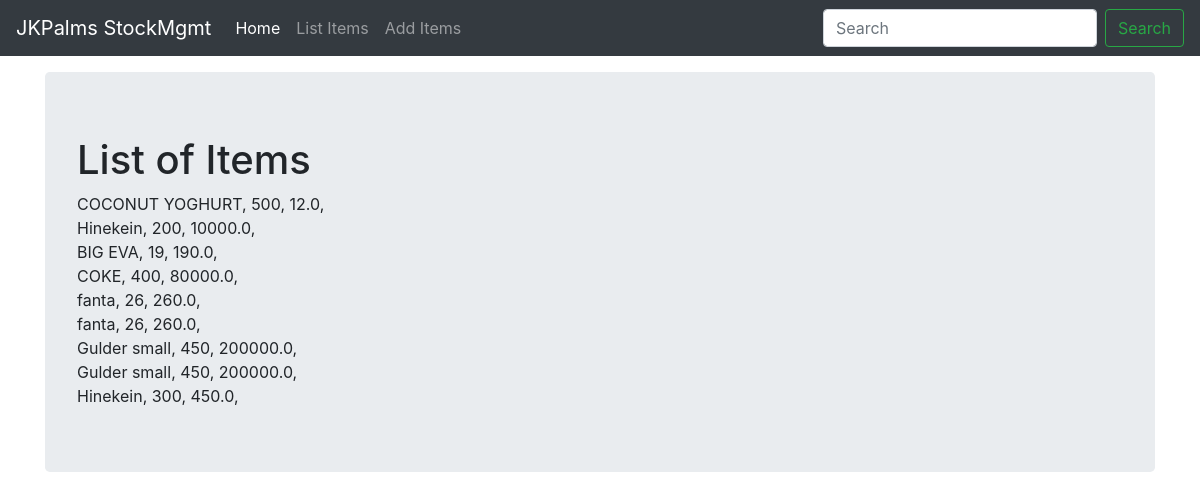
The app's page /list_items/ with its own data.
### stockmgmt/models.py (models this page shows, shortened)
class Stock(models.Model):
    category = models.CharField( default= 0,max_length=50, blank=False, null=False)
    item_name = models.CharField(max_length=50, blank=False, null=False)
    quantity = models.IntegerField(default=0, blank=False, null=False)
    price = models.FloatField(default=0, blank=False, null=False)
    order_date = models.DateField(default = datetime.now)
    receive_quantity = models.IntegerField(default=0, blank=False, null=False)
    receive_by = models.CharField(max_length=50, blank=False, null=False)
    issue_quantity = models.IntegerField(default=0, blank=False, null=False)
    issue_by = models.CharField(max_length=50, blank=False, null=False)
    issue_to = models.CharField(max_length=50, blank=False, null=False)
    phone_number= models.CharField(max_length=50, blank=False, null=False)
    created_by = models.CharField(max_length=50, default="Oche", null=False)
    reorder_level = models.IntegerField(default=0, blank=False, null=False)
    last_updated = models.DateTimeField(auto_now_add=True, null=False)
    export_to_CSV = models.BooleanField(default=True)

### stockmgmt/views.py (the view)
# urls.py: path('list_items/', views.list_items, name='list_items'),
def list_items(request):
    title = 'List of Items'
    queryset = Stock.objects.all()
    context = {
        "title": title,
        "queryset": queryset,
    }
    return render(request, 'stockmgmt/list_items.html', context)

### stockmgmt/templates/stockmgmt/list_items.html (shortened to what this page needs)
{% load static %}
<!DOCTYPE html>
<html lang="en">
  <head>
<link href="{% static 'css/stylesheet.css' %}" rel="stylesheet"  />
<link href="{% static 'css/bootstrap.min.css' %}" rel="stylesheet"  />
    <link href="{% static 'css/navbar-top-fixed.css' %}" rel="stylesheet"  />
  </head>
  <body>
    {% include 'StockMgmt/navbar.html' %}
<main role="main" class="container">
  <div class="jumbotron">
    <h1>{{title}}</h1>
    {% for instance in queryset%}
    {{instance.item_name}},
    {{instance.quantity}},
    {{instance.price}},
    {{instance.total_price}} <br>
    {% endfor %}
  </div>
</main>
      </body>
</html>

### stockmgmt/templates/stockmgmt/navbar.html (shortened to what this page needs)
<nav class="navbar navbar-expand-md navbar-dark fixed-top bg-dark">
    <a class="navbar-brand" href="/">JKPalms StockMgmt</a>
    <div class="collapse navbar-collapse" id="navbarCollapse">
      <ul class="navbar-nav mr-auto">
        <li class="nav-item active">
          <a class="nav-link" href="/">Home <span class="sr-only">(current)</span></a>
        </li>
        <li class="nav-item">
          <a class="nav-link" href="/list_items">List Items</a>
        </li>
        <li class="nav-item">
          <a class="nav-link" href="/add_items">Add Items</a>
        </li>
      </ul>
      <form class="form-inline mt-2 mt-md-0">
        <input class="form-control mr-sm-2" type="text" placeholder="Search" aria-label="Search">
        <button class="btn btn-outline-success my-2 my-sm-0" type="submit">Search</button>
      </form>
    </div>
  </nav>

### stockmgmt/static/css/stylesheet.css (style rules this page uses)
body { background-color: #34eb6b; }

### stockmgmt/static/css/navbar-top-fixed.css (style rules this page uses)
body { min-height: 75rem; padding-top: 4.5rem; }

### records on screen
Stock: item_name "COCONUT YOGHURT", quantity "500", price "12.0"
Stock: item_name "Hinekein", quantity "200", price "10000.0"
Stock: item_name "BIG EVA", quantity "19", price "190.0"
Stock: item_name "COKE", quantity "400", price "80000.0"
Stock: item_name "fanta", quantity "26", price "260.0"
Stock: item_name "fanta", quantity "26", price "260.0"
Stock: item_name "Gulder small", quantity "450", price "200000.0"
Stock: item_name "Gulder small", quantity "450", price "200000.0"
Stock: item_name "Hinekein", quantity "300", price "450.0"

### other values on screen
{{ title }} "List of Items"
